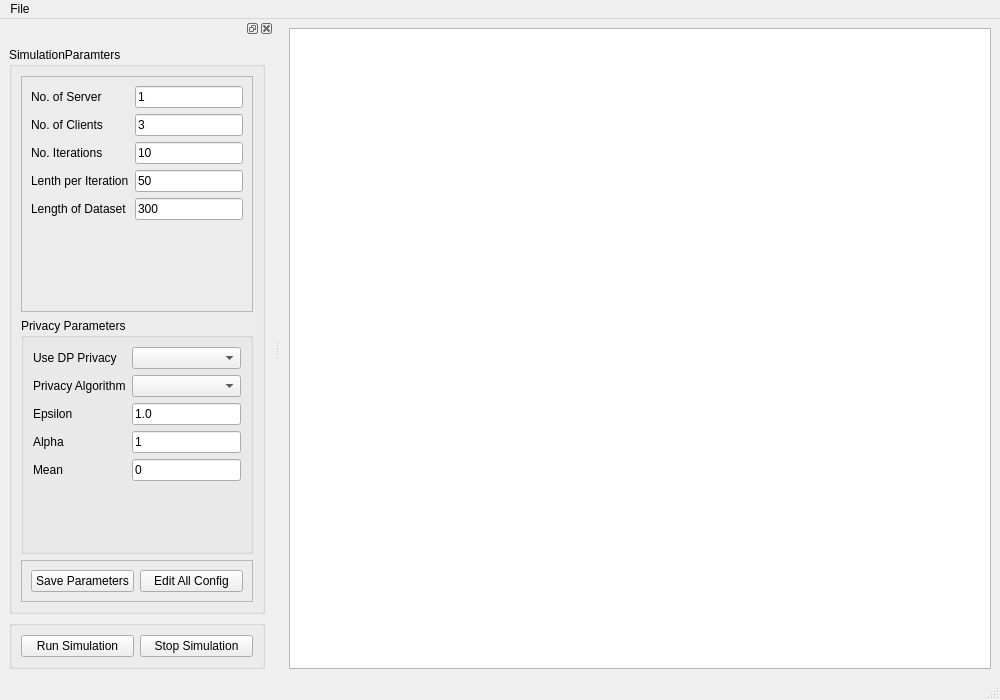
<?xml version="1.0" encoding="UTF-8"?>
<ui version="4.0">
 <class>MainWindow</class>
 <widget class="QMainWindow" name="MainWindow">
  <property name="geometry">
   <rect>
    <x>0</x>
    <y>0</y>
    <width>1000</width>
    <height>700</height>
   </rect>
  </property>
  <property name="windowTitle">
   <string>PrivacyFL v2.0</string>
  </property>
  <widget class="QWidget" name="centralwidget">
   <layout class="QHBoxLayout" name="horizontalLayout">
    <item>
     <widget class="QPlainTextEdit" name="simOutput"/>
    </item>
   </layout>
  </widget>
  <widget class="QMenuBar" name="menubar">
   <property name="geometry">
    <rect>
     <x>0</x>
     <y>0</y>
     <width>1000</width>
     <height>22</height>
    </rect>
   </property>
   <widget class="QMenu" name="menuFile">
    <property name="title">
     <string>File</string>
    </property>
    <addaction name="actionRun_Simulation"/>
    <addaction name="separator"/>
    <addaction name="actionExit_Application"/>
   </widget>
   <addaction name="menuFile"/>
  </widget>
  <widget class="QStatusBar" name="statusbar"/>
  <widget class="QDockWidget" name="dockWidget">
   <attribute name="dockWidgetArea">
    <number>1</number>
   </attribute>
   <widget class="QWidget" name="dockWidgetContents">
    <layout class="QVBoxLayout" name="verticalLayout">
     <item>
      <widget class="QGroupBox" name="groupBox">
       <property name="title">
        <string>SimulationParamters</string>
       </property>
       <layout class="QVBoxLayout" name="verticalLayout_2">
        <item>
         <widget class="QFrame" name="frame">
          <property name="sizePolicy">
           <sizepolicy hsizetype="Preferred" vsizetype="Preferred">
            <horstretch>0</horstretch>
            <verstretch>0</verstretch>
           </sizepolicy>
          </property>
          <property name="frameShape">
           <enum>QFrame::StyledPanel</enum>
          </property>
          <property name="frameShadow">
           <enum>QFrame::Raised</enum>
          </property>
          <layout class="QFormLayout" name="formLayout_2">
           <item row="0" column="0">
            <widget class="QLabel" name="label">
             <property name="text">
              <string>No. of Server</string>
             </property>
            </widget>
           </item>
           <item row="0" column="1">
            <widget class="QLineEdit" name="num_server">
             <property name="text">
              <string>1</string>
             </property>
            </widget>
           </item>
           <item row="1" column="0">
            <widget class="QLabel" name="label_2">
             <property name="text">
              <string>No. of Clients</string>
             </property>
            </widget>
           </item>
           <item row="1" column="1">
            <widget class="QLineEdit" name="num_client">
             <property name="text">
              <string>3</string>
             </property>
            </widget>
           </item>
           <item row="2" column="0">
            <widget class="QLabel" name="label_3">
             <property name="text">
              <string>No. Iterations</string>
             </property>
            </widget>
           </item>
           <item row="2" column="1">
            <widget class="QLineEdit" name="num_iterations">
             <property name="text">
              <string>10</string>
             </property>
            </widget>
           </item>
           <item row="3" column="0">
            <widget class="QLabel" name="label_4">
             <property name="text">
              <string>Lenth per Iteration</string>
             </property>
            </widget>
           </item>
           <item row="3" column="1">
            <widget class="QLineEdit" name="lenPerIteraration">
             <property name="text">
              <string>50</string>
             </property>
            </widget>
           </item>
           <item row="4" column="0">
            <widget class="QLabel" name="label_5">
             <property name="text">
              <string>Length of Dataset</string>
             </property>
            </widget>
           </item>
           <item row="4" column="1">
            <widget class="QLineEdit" name="lengthOfDataset">
             <property name="text">
              <string>300</string>
             </property>
            </widget>
           </item>
          </layout>
         </widget>
        </item>
        <item>
         <widget class="QGroupBox" name="groupBox_3">
          <property name="sizePolicy">
           <sizepolicy hsizetype="Preferred" vsizetype="Preferred">
            <horstretch>0</horstretch>
            <verstretch>0</verstretch>
           </sizepolicy>
          </property>
          <property name="title">
           <string>Privacy Parameters</string>
          </property>
          <layout class="QFormLayout" name="formLayout">
           <item row="0" column="0">
            <widget class="QLabel" name="label_10">
             <property name="text">
              <string>Use DP Privacy</string>
             </property>
            </widget>
           </item>
           <item row="0" column="1">
            <widget class="QComboBox" name="useDpPrivacy"/>
           </item>
           <item row="1" column="0">
            <widget class="QLabel" name="label_6">
             <property name="text">
              <string>Privacy Algorithm</string>
             </property>
            </widget>
           </item>
           <item row="1" column="1">
            <widget class="QComboBox" name="privacyAlgo"/>
           </item>
           <item row="2" column="0">
            <widget class="QLabel" name="label_7">
             <property name="text">
              <string>Epsilon</string>
             </property>
            </widget>
           </item>
           <item row="2" column="1">
            <widget class="QLineEdit" name="epsilon">
             <property name="text">
              <string>1.0</string>
             </property>
            </widget>
           </item>
           <item row="3" column="0">
            <widget class="QLabel" name="label_8">
             <property name="text">
              <string>Alpha</string>
             </property>
            </widget>
           </item>
           <item row="3" column="1">
            <widget class="QLineEdit" name="alpha">
             <property name="text">
              <string>1</string>
             </property>
            </widget>
           </item>
           <item row="4" column="0">
            <widget class="QLabel" name="label_9">
             <property name="text">
              <string>Mean</string>
             </property>
            </widget>
           </item>
           <item row="4" column="1">
            <widget class="QLineEdit" name="mean">
             <property name="text">
              <string>0</string>
             </property>
            </widget>
           </item>
          </layout>
         </widget>
        </item>
        <item>
         <widget class="QFrame" name="frame_2">
          <property name="sizePolicy">
           <sizepolicy hsizetype="Preferred" vsizetype="Maximum">
            <horstretch>0</horstretch>
            <verstretch>0</verstretch>
           </sizepolicy>
          </property>
          <property name="frameShape">
           <enum>QFrame::StyledPanel</enum>
          </property>
          <property name="frameShadow">
           <enum>QFrame::Raised</enum>
          </property>
          <layout class="QHBoxLayout" name="horizontalLayout_3">
           <item>
            <widget class="QPushButton" name="saveParams">
             <property name="sizePolicy">
              <sizepolicy hsizetype="Minimum" vsizetype="Preferred">
               <horstretch>0</horstretch>
               <verstretch>0</verstretch>
              </sizepolicy>
             </property>
             <property name="text">
              <string>Save Parameters</string>
             </property>
            </widget>
           </item>
           <item>
            <widget class="QPushButton" name="editAllConfig">
             <property name="text">
              <string>Edit All Config</string>
             </property>
            </widget>
           </item>
          </layout>
         </widget>
        </item>
       </layout>
      </widget>
     </item>
     <item>
      <widget class="QGroupBox" name="groupBox_2">
       <property name="sizePolicy">
        <sizepolicy hsizetype="Preferred" vsizetype="Maximum">
         <horstretch>0</horstretch>
         <verstretch>0</verstretch>
        </sizepolicy>
       </property>
       <property name="title">
        <string/>
       </property>
       <layout class="QHBoxLayout" name="horizontalLayout_2">
        <item>
         <widget class="QPushButton" name="btnRunSim">
          <property name="maximumSize">
           <size>
            <width>16777215</width>
            <height>32</height>
           </size>
          </property>
          <property name="text">
           <string>Run Simulation</string>
          </property>
         </widget>
        </item>
        <item>
         <widget class="QPushButton" name="stopSim">
          <property name="text">
           <string>Stop Simulation</string>
          </property>
         </widget>
        </item>
       </layout>
      </widget>
     </item>
    </layout>
   </widget>
  </widget>
  <action name="actionRun_Simulation">
   <property name="checkable">
    <bool>false</bool>
   </property>
   <property name="text">
    <string>Run Simulation</string>
   </property>
  </action>
  <action name="actionExit">
   <property name="text">
    <string>Exit</string>
   </property>
  </action>
  <action name="actionExit_Application">
   <property name="text">
    <string>Exit Application</string>
   </property>
  </action>
  <action name="actionExit_2">
   <property name="text">
    <string>Exit</string>
   </property>
  </action>
 </widget>
 <resources/>
 <connections/>
</ui>
